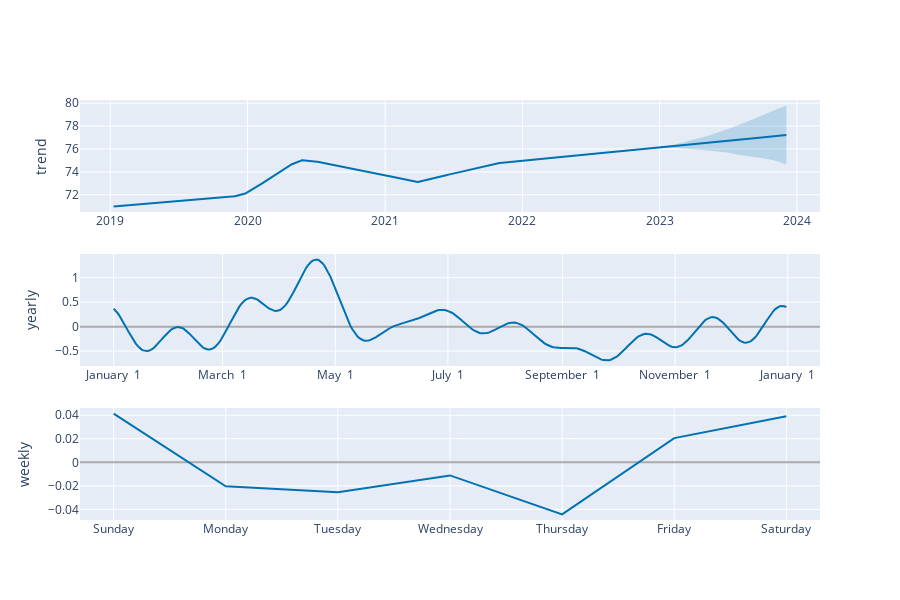

Notebook code cell kept with this figure:
### Code cell
plot_components_plotly(m, forecast)

### Figure 1 — Plotly figure (JSON) as saved in the notebook; plotly's stock layout.template omitted (floating-point values rounded to 4 significant figures; data arrays with more than 128 entries replaced by an {"elided": "..."} marker saying what was removed)
{"data": [{"line": {"color": "#0072B2", "width": 2}, "mode": "lines", "name": "trend", "type": "scatter", "x": {"elided": "1323 str values"}, "xaxis": "x", "y": {"elided": "1323 float values"}, "yaxis": "y"}, {"line": {"color": "rgba(0, 114, 178, 0.2)", "width": 0}, "mode": "lines", "name": "trend_upper", "type": "scatter", "x": {"elided": "1323 str values"}, "xaxis": "x", "y": {"elided": "1323 float values"}, "yaxis": "y"}, {"fill": "tonexty", "fillcolor": "rgba(0, 114, 178, 0.2)", "line": {"color": "rgba(0, 114, 178, 0.2)", "width": 0}, "mode": "lines", "name": "trend_lower", "type": "scatter", "x": {"elided": "1323 str values"}, "xaxis": "x", "y": {"elided": "1323 float values"}, "yaxis": "y"}, {"line": {"color": "#0072B2", "width": 2}, "mode": "lines", "name": "yearly", "type": "scatter", "x": {"elided": "365 str values"}, "xaxis": "x2", "y": {"elided": "365 float values"}, "yaxis": "y2"}, {"line": {"color": "#0072B2", "width": 2}, "mode": "lines", "name": "weekly", "type": "scatter", "x": ["2017-01-01T00:00:00", "2017-01-02T00:00:00", "2017-01-03T00:00:00", "2017-01-04T00:00:00", "2017-01-05T00:00:00", "2017-01-06T00:00:00", "2017-01-07T00:00:00"], "xaxis": "x3", "y": [0.04143, -0.02042, -0.02544, -0.01111, -0.04424, 0.02063, 0.03917], "yaxis": "y3"}], "layout": {"height": 600, "showlegend": false, "width": 900, "xaxis": {"anchor": "y", "domain": [0, 1], "range": ["2018-10-12T13:12:00", "2024-03-02T10:48:00"], "type": "date"}, "xaxis2": {"anchor": "y2", "domain": [0, 1], "range": ["2016-12-13T18:54:02.958904115", "2018-01-18T11:04:57.863013581"], "tickformat": "%B %e", "type": "date"}, "xaxis3": {"anchor": "y3", "domain": [0, 1], "range": ["2016-12-31T16:48:00", "2017-01-07T07:12:00"], "tickformat": "%A", "type": "date"}, "yaxis": {"anchor": "x", "domain": [0.7333, 1], "rangemode": "normal", "title": {"text": "trend"}, "zerolinecolor": "#AAA"}, "yaxis2": {"anchor": "x2", "domain": [0.3667, 0.6333], "title": {"text": "yearly"}, "zerolinecolor": "#AAA"}, "yaxis3": {"anchor": "x3", "domain": [0, 0.2667], "title": {"text": "weekly"}, "zerolinecolor": "#AAA"}}}
